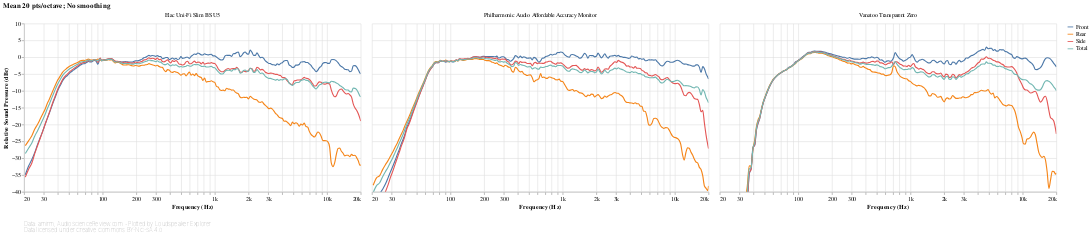

The notebook cell saved with this chart:
### Markdown cell above
[ANSI-CTA-2034-A](https://shop.cta.tech/products/standard-method-of-measurement-for-in-home-loudspeakers) section 5.2 defines the following Horizontal Reflection curves as the power average of the responses at the following horizontal angles:

- **Front**: ±0-30°
- **Side**: ±40-80°
- **Rear**: ±90-180° (i.e. rear semicircle)

### Code cell
#@markdown
def reflection_responses_chart(axis):
    return frequency_response_db_chart(
        speakers_fr_ready
            .loc[:, f'{axis} Reflections']
            .rename_axis(columns=['Direction'])
            .rename(columns=lambda column:
                    re.sub(f' ?{axis} ?', '', re.sub(' ?Reflection ?', '', column))),
        lambda chart: lsx.util.pipe(chart
            .encode(sound_pressure_yaxis(), key_color()),
            speaker_facet, speaker_input),
        lambda chart: lsx.alt.interactive_line(chart),
        fold={},
        additional_tooltips=[alt.Tooltip('key', type='nominal', title='Direction')],
        sidebyside=True)

reflection_responses_chart('Horizontal')

### Figure 1 — Vega-Lite specification as saved in the notebook (floating-point values rounded to 4 significant figures; data arrays with more than 128 entries replaced by an {"elided": "..."} marker saying what was removed)
{"config": {"view": {"continuousWidth": 400, "continuousHeight": 300, "opacity": 0}}, "vconcat": [{"data": {"name": "data-fc2f6121257ba78da9661c63d80a270a"}, "facet": {"type": "nominal", "field": "speaker", "title": null}, "spec": {"layer": [{"mark": {"type": "line", "clip": true, "interpolate": "monotone"}, "encoding": {"opacity": {"condition": {"value": 1, "selection": "selector026"}, "value": 0.2}}, "selection": {"selector026": {"type": "multi", "encodings": ["color"], "bind": "legend"}, "selector028": {"type": "interval", "bind": "scales", "encodings": ["x", "y"]}, "selector029": {"type": "single", "fields": ["speaker"], "bind": {"input": "select", "options": [null, "Elac Uni-Fi Slim BS U5", "Philharmonic Audio Affordable Accuracy Monitor", "Vanatoo Transparent Zero"], "labels": ["All", "Elac Uni-Fi Slim BS U5", "Philharmonic Audio Affordable Accuracy Monitor", "Vanatoo Transparent Zero"], "name": "Speaker: "}}}, "title": {"text": "Mean 20 pts/octave; No smoothing", "anchor": "start"}}, {"mark": {"type": "circle", "clip": true, "size": 100}, "encoding": {"fillOpacity": {"condition": {"value": 0.3, "selection": "selector027"}, "value": 0}}, "selection": {"selector027": {"type": "single", "on": "mouseover", "clear": "mouseout", "empty": "none", "encodings": ["x", "y"]}}, "title": {"text": "Mean 20 pts/octave; No smoothing", "anchor": "start"}}], "encoding": {"color": {"type": "nominal", "field": "key", "legend": {"symbolType": "stroke"}, "sort": null, "title": null}, "tooltip": [{"type": "nominal", "field": "key", "title": "Direction"}, {"type": "quantitative", "field": "frequency", "format": ".03s", "title": "Frequency (Hz)"}, {"type": "quantitative", "field": "value", "format": ".2f", "title": "Value (dB)"}], "x": {"type": "quantitative", "axis": {"format": "s"}, "field": "frequency", "scale": {"base": 10, "domain": [20, 20000], "nice": false, "type": "log"}, "title": "Frequency (Hz)"}, "y": {"type": "quantitative", "axis": {"grid": true}, "field": "value", "scale": {"domain": [-40, 10]}, "title": ["Relative Sound Pressure (dBr)"]}}, "height": 300, "transform": [{"flatten": ["frequency", "Front", "Rear", "Side", "Total"]}, {"fold": ["Front", "Rear", "Side", "Total"]}], "width": 600}, "title": {"text": "Mean 20 pts/octave; No smoothing", "anchor": "start"}, "transform": [{"filter": {"selection": "selector029"}}]}, {"mark": "text", "height": 1, "title": {"text": ["Data: amirm, AudioScienceReview.com - Plotted by Loudspeaker Explorer", "Data licensed under Creative Commons BY-NC-SA 4.0"], "anchor": "start", "color": "gray", "fontSize": 10, "fontWeight": "lighter"}, "width": 600}], "resolve": {"legend": {"color": "independent"}}, "$schema": "https://vega.github.io/schema/vega-lite/v4.8.1.json", "datasets": {"data-fc2f6121257ba78da9661c63d80a270a": [{"speaker": "Elac Uni-Fi Slim BS U5", "frequency": {"elided": "194 float values"}, "Front": {"elided": "194 float values"}, "Rear": {"elided": "194 float values"}, "Side": {"elided": "194 float values"}, "Total": {"elided": "194 float values"}}, {"speaker": "Philharmonic Audio Affordable Accuracy Monitor", "frequency": {"elided": "194 float values"}, "Front": {"elided": "194 float values"}, "Rear": {"elided": "194 float values"}, "Side": {"elided": "194 float values"}, "Total": {"elided": "194 float values"}}, {"speaker": "Vanatoo Transparent Zero", "frequency": {"elided": "194 float values"}, "Front": {"elided": "194 float values"}, "Rear": {"elided": "194 float values"}, "Side": {"elided": "194 float values"}, "Total": {"elided": "194 float values"}}]}}
